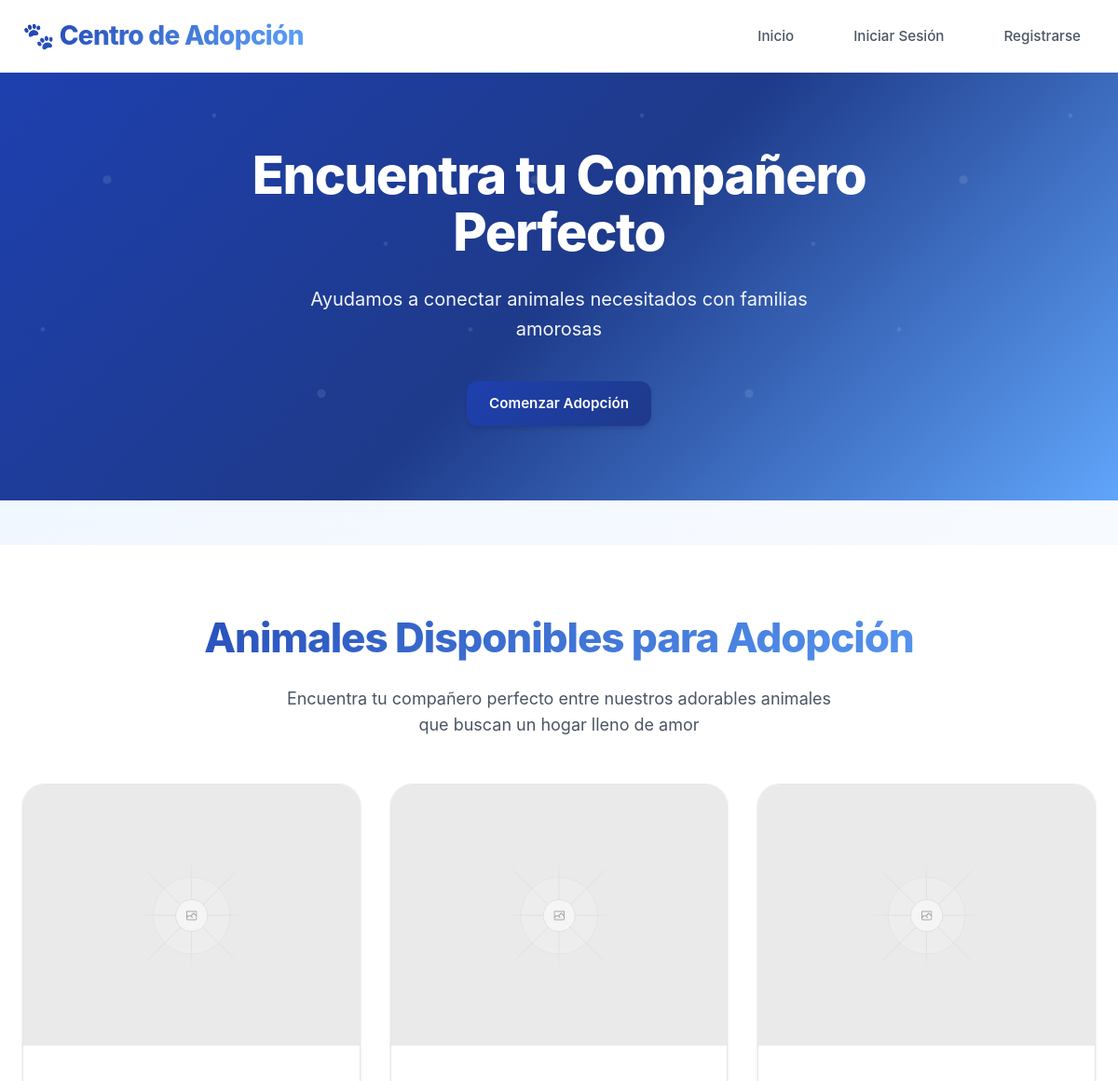
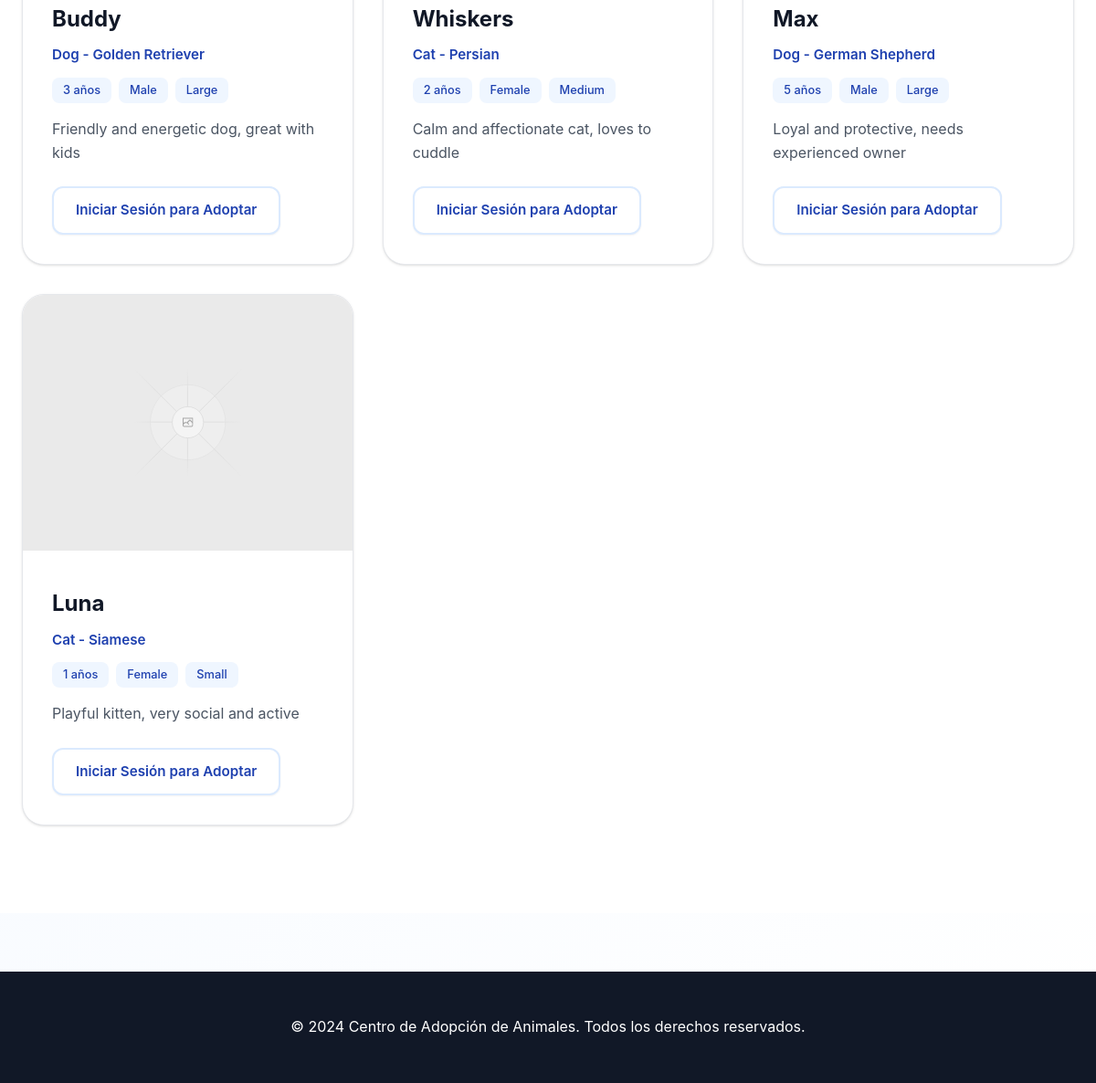
The page / on the database its author committed (2 pictures, top to bottom).
### tables this page shows
CREATE TABLE IF NOT EXISTS animals (
    id INT AUTO_INCREMENT PRIMARY KEY,
    name VARCHAR(100) NOT NULL,
    species VARCHAR(50) NOT NULL,
    breed VARCHAR(100),
    age INT,
    gender ENUM('Male', 'Female') NOT NULL,
    size ENUM('Small', 'Medium', 'Large') NOT NULL,
    description TEXT,
    health_status VARCHAR(100),
    adoption_status ENUM('Available', 'Adopted', 'Pending') DEFAULT 'Available',
    image_url VARCHAR(255),
    created_at TIMESTAMP DEFAULT CURRENT_TIMESTAMP
);

### config/session.php (called while the page is built, shortened)
<?php
function isLoggedIn() {
    return isset($_SESSION['user_id']) && !empty($_SESSION['user_id']);
}
?>

### index.php (the view, shortened to what this page needs)
<?php
require_once 'config/session.php';
$database = new Database();
$db = $database->getConnection();
$query = "SELECT * FROM animals WHERE adoption_status = 'Available' ORDER BY created_at DESC";
$stmt = $db->prepare($query);
$stmt->execute();
$animals = $stmt->fetchAll(PDO::FETCH_ASSOC);
?>
<!DOCTYPE html>
<html lang="es">
<head>
    <link rel="stylesheet" href="assets/css/style.css">
</head>
<body>
    <header class="header">
        <nav class="navbar">
            <div class="nav-container">
                <div class="nav-logo">
                    <h2>🐾 Centro de Adopción</h2>
                </div>
                <ul class="nav-menu">
                    <li class="nav-item">
                        <a href="index.php" class="nav-link">Inicio</a>
                    </li>
                    <?php if (isLoggedIn()): ?>
                        <li class="nav-item">
                            <a href="dashboard.php" class="nav-link">Panel</a>
                        </li>
                        <li class="nav-item">
                            <a href="logout.php" class="nav-link">Cerrar Sesión</a>
                        </li>
                    <?php else: ?>
                        <li class="nav-item">
                            <a href="login.php" class="nav-link">Iniciar Sesión</a>
                        </li>
                        <li class="nav-item">
                            <a href="register.php" class="nav-link">Registrarse</a>
                        </li>
                    <?php endif; ?>
                </ul>
            </div>
        </nav>
    </header>
    <main class="main-content">
        <section class="hero">
            <div class="hero-content">
                <h1>Encuentra tu Compañero Perfecto</h1>
                <p>Ayudamos a conectar animales necesitados con familias amorosas</p>
                <?php if (!isLoggedIn()): ?>
                    <a href="register.php" class="btn btn-primary">Comenzar Adopción</a>
                <?php endif; ?>
            </div>
        </section>
        <section class="animals-section">
            <div class="container">
                <h2 class="section-title">Animales Disponibles para Adopción</h2>
                <p class="section-subtitle">Encuentra tu compañero perfecto entre nuestros adorables animales que buscan un hogar lleno de amor</p>
                <div class="animals-grid">
                    <?php foreach ($animals as $animal): ?>
                        <div class="animal-card">
                            <img src="<?php echo htmlspecialchars($animal['image_url']); ?>"
                                 alt="<?php echo htmlspecialchars($animal['name']); ?>"
                                 class="animal-image">
                            <div class="animal-info">
                                <h3><?php echo htmlspecialchars($animal['name']); ?></h3>
                                <p class="animal-breed"><?php echo htmlspecialchars($animal['species'] . ' - ' . $animal['breed']); ?></p>
                                <p class="animal-details">
                                    <span class="animal-detail-tag"><?php echo htmlspecialchars($animal['age']); ?> años</span>
                                    <span class="animal-detail-tag"><?php echo htmlspecialchars($animal['gender']); ?></span>
                                    <span class="animal-detail-tag"><?php echo htmlspecialchars($animal['size']); ?></span>
                                </p>
                                <p class="animal-description"><?php echo htmlspecialchars($animal['description']); ?></p>
                                <?php if (isLoggedIn()): ?>
                                    <button class="btn btn-primary" onclick="adoptAnimal(<?php echo $animal['id']; ?>)">
                                        Solicitar Adopción
                                    </button>
                                <?php else: ?>
                                    <a href="login.php" class="btn btn-secondary">Iniciar Sesión para Adoptar</a>
                                <?php endif; ?>
                            </div>
                        </div>
                    <?php endforeach; ?>
                </div>
            </div>
        </section>
    </main>
    <footer class="footer">
        <div class="container">
            <p>&copy; 2024 Centro de Adopción de Animales. Todos los derechos reservados.</p>
        </div>
    </footer>
</body>
</html>

### rows shown on the page
animals: image_url (placeholder picture), name "Buddy", species+breed "Dog - Golden Retriever", age "3", gender "Male", size "Large", description "Friendly and energetic dog, great with kids"
animals: image_url (placeholder picture), name "Whiskers", species+breed "Cat - Persian", age "2", gender "Female", size "Medium", description "Calm and affectionate cat, loves to cuddle"
animals: image_url (placeholder picture), name "Max", species+breed "Dog - German Shepherd", age "5", gender "Male", size "Large", description "Loyal and protective, needs experienced owner"
animals: image_url (placeholder picture), name "Luna", species+breed "Cat - Siamese", age "1", gender "Female", size "Small", description "Playful kitten, very social and active"
